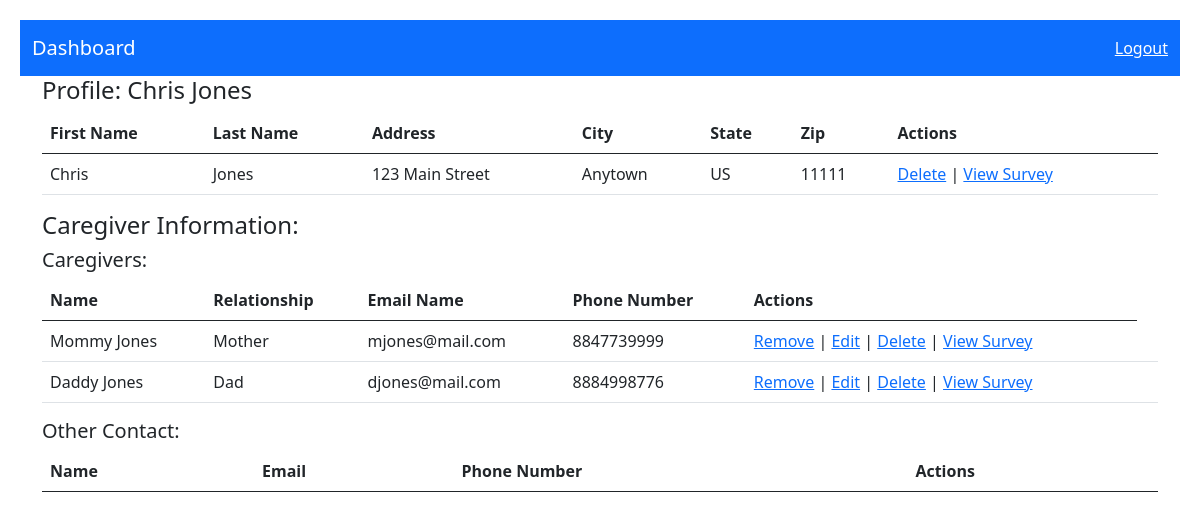
The app's page /participant/1/profile with its own data.
### enroll_app/models.py (models this page shows)
class Participant(models.Model):
    NOT_ENROLLED = "not_enrolled"
    PENDING = "pending"
    ENROLLED = "enrolled"
    ENROLLMENT_STATUS = (
        (NOT_ENROLLED, "Not Enrolled"),
        (PENDING, "Enrollment Pending"),
        (ENROLLED, "Enrolled")
    )
    INACTIVE = "inactive"
    ACTIVE = "active"
    PARTICIPATION_STATUS = (
        (INACTIVE, "Inactive"),
        (ACTIVE, "Active")
    )
    first_name = models.CharField(max_length = 60)
    last_name = models.CharField(max_length = 60)
    email = models.CharField(max_length = 255)
    phone = models.IntegerField()
    address = models.CharField(max_length = 255)
    city = models.CharField(max_length = 255)
    state = models.CharField(max_length = 2)
    zip_code = models.CharField(max_length = 5)
    enrollment = models.CharField(max_length = 20, choices = ENROLLMENT_STATUS, default = NOT_ENROLLED)
    participation = models.CharField(max_length = 8, choices = PARTICIPATION_STATUS, default = INACTIVE)
    enroll_date = models.DateTimeField(null = True, blank = True)
    created_at = models.DateTimeField(auto_now_add = True)
    updated_at = models.DateTimeField(auto_now = True)
    objects = ParticipantManager()

class Caregiver(models.Model):
    name = models.CharField(max_length = 255)
    kids = models.ManyToManyField(Participant, related_name="caregivers")
    email = models.CharField(max_length = 255)
    phone = models.IntegerField()
    relationship = models.CharField(max_length = 60)
    created_at = models.DateTimeField(auto_now_add = True)
    updated_at = models.DateTimeField(auto_now = True)
    objects = CaregiverManager()

### enroll_app/views.py (the view)
# urls.py: path('participant/<int:participant_id>/profile', views.profile_page),
def profile_page(request, participant_id):
    context = {
        "participant": Participant.objects.get(id=participant_id),
    }
    return render(request, "profile.html", context)

### enroll_app/templates/profile.html (shortened to what this page needs)
<!DOCTYPE html>
{% load static %}
<link rel="stylesheet" type="text/css" href="{% static 'enroll_app/css/bootstrap.css' %}">
<link rel="stylesheet" type="text/css" href="{% static 'css/style.css' %}">
<html lang="en">
<head>
</head>
<body>
    <nav class="navbar navbar-light bg-primary">
        <div class="container-fluid">
            <a class="navbar-brand" href="/dashboard">Dashboard</a>
            <a id="rightlink" href="/login/logout">Logout</a>
        </div>
    </nav>
    <div class="container">
        <h4>Profile: {{participant.first_name}} {{participant.last_name}}</h4>
        <table class="table">
            <thead>
                <th scope="col">First Name</th>
                <th scope="col">Last Name</th>
                <th scope="col">Address</th>
                <th scope="col">City</th>
                <th scope="col">State</th>
                <th scope="col">Zip</th>
                <th scope="col">Actions</th>
            </thead>
            <tbody>
                <tr>
                    <td>{{participant.first_name}}</td>
                    <td>{{participant.last_name}}</td>
                    <td>{{participant.address}}</td>
                    <td>{{participant.city}}</td>
                    <td>{{participant.state}}</td>
                    <td>{{participant.zip_code}}</td>
                    <td><a href="/participant/{{participant.id}}/delete">Delete</a> {% if participant.targets.exists %}|
                        <a href="/survey/{{participant.id}}">View Survey</a>
                    {% endif %}
                </td>
                </tr>
            </tbody>
        </table>
        <h4>Caregiver Information:</h4>
        <table class="table">
            <h5>Caregivers:</h5>
            <thead>
                <th scope="col">Name</th>
                <th scope="col">Relationship</th>
                <th scope="col">Email Name</th>
                <th scope="col">Phone Number</th>
                <th scope="col">Actions</th>
            </thead>
            <tbody>
                {% for caregiver in participant.caregivers.all %}
                <tr>
                    <td>{{caregiver.name}}</td>
                    <td>{{caregiver.relationship}}</td>
                    <td>{{caregiver.email}}</td>
                    <td>{{caregiver.phone}}</td>
                    <td><a href="/participant/{{participant.id}}/{{caregiver.id}}/remove">Remove</a>  |  <a href="/participant/{{participant.id}}/{{caregiver.id}}/edit_caregiver">Edit</a>  |  <a href="/participant/{{participant.id}}/{{caregiver.id}}/delete_caregiver">Delete</a>
                    {% if caregiver.caregiver_targets.exists %}|
                        <a href="/survey/{{participant.id}}/{{caregiver.id}}/caregiver_survey">View Survey</a>
                    {% endif %}
                    <td>
                </tr>
                {% endfor %}
            </tbody>
        </table>
        <table class="table">
            <h5>Other Contact:</h5>
            <thead>
                <th scope="col">Name</th>
                <th scope="col">Email</th>
                <th scope="col">Phone Number</th>
                <th scope="col">Actions</th>
            </thead>
        </table>
    </div>
</body>
</html>

### enroll_app/static/css/style.css (style rules this page uses)
body { margin: 0; padding: 20px; }
.navbar-light .navbar-brand { color: white; }
a#rightlink { justify-content: space-between; color: white; }

### records on screen
Participant: first_name "Chris", last_name "Jones", address "123 Main Street", city "Anytown", state "US", zip_code "11111"
Caregiver: name "Mommy Jones", relationship "Mother", email "mjones@mail.com", phone "8847739999"
Caregiver: name "Daddy Jones", relationship "Dad", email "djones@mail.com", phone "8884998776"
